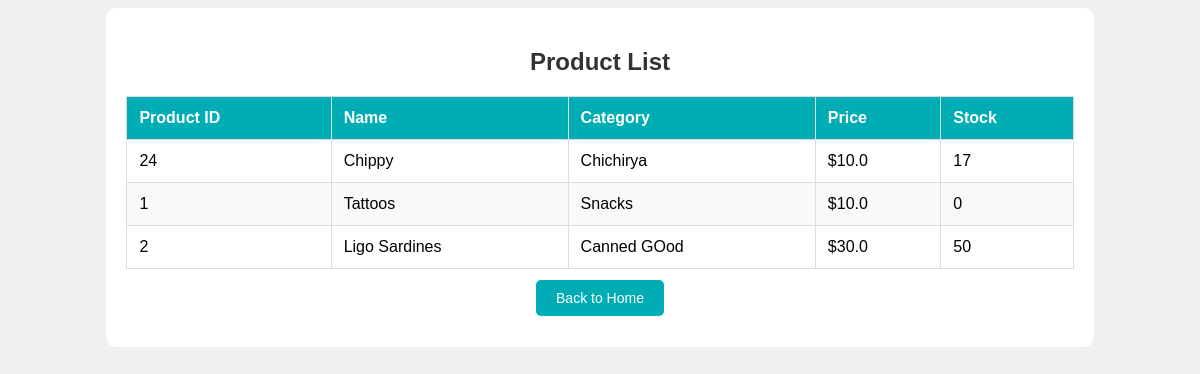
Page /view-products (signed in) on the committed database.
### tables this page shows
CREATE TABLE products (
                product_id TEXT PRIMARY KEY,
                name TEXT,
                category TEXT,
                price REAL,
                stock INTEGER
            , cost REAL);

### app.py (the view)
@app.route('/view-products')
@login_required
def view_products():
    products = inventory.load_inventory()
    return render_template('view_products.html', products=products)

### app.py (called while the page is built)
def get_db():
    if 'db' not in g:
        g.db = sqlite3.connect('data/store.db')
        g.db.execute('''CREATE TABLE IF NOT EXISTS users (
            user_id INTEGER PRIMARY KEY AUTOINCREMENT,
            username TEXT UNIQUE NOT NULL,
            password TEXT NOT NULL,
            role TEXT NOT NULL
        )''')
    return g.db

@app.teardown_request
def teardown_db(exception):
    db = g.pop('db', None)
    if db is not None:
        db.close()

@login_manager.user_loader
def load_user(user_id):
    db = get_db()
    cursor = db.execute('SELECT * FROM users WHERE user_id = ?', (user_id,))
    user_data = cursor.fetchone()
    if user_data:
        return User(user_data[0], user_data[1], user_data[2], user_data[3])
    return None

### inventory.py (called while the page is built)
    def load_inventory(self):
        cursor = self.conn.execute('SELECT * FROM products')
        products = {}
        for row in cursor:
            products[row[0]] = {
                'name': row[1],
                'category': row[2],
                'price': row[3],
                'stock': row[4]
            }
        return products

### user.py (called while the page is built)
    @property
    def is_authenticated(self):
        return True

### templates/view_products.html (shortened to what this page needs)
<!DOCTYPE html>
<html lang="en">
  <head>
  </head>
  <body>
    <div class="container">
      <h2>Product List</h2>
      {% if products %}
      <table>
        <thead>
          <tr>
            <th>Product ID</th>
            <th>Name</th>
            <th>Category</th>
            <th>Price</th>
            <th>Stock</th>
          </tr>
        </thead>
        <tbody>
          {% for product_id, product in products.items() %}
          <tr>
            <td>{{ product_id }}</td>
            <td>{{ product['name'] }}</td>
            <td>{{ product['category'] }}</td>
            <td>${{ product['price'] }}</td>
            <td>{{ product['stock'] }}</td>
          </tr>
          {% endfor %}
        </tbody>
      </table>
      {% else %}
      <p>No products available.</p>
      {% endif %}
      <div class="back-btn">
        <a href="/">Back to Home</a>
      </div>
    </div>
  </body>
</html>

### templates/view_products.html (style rules this page uses)
body { font-family: Arial, sans-serif; background-color: #f0f0f0; }
.container { width: 80%; margin: auto; padding: 20px; background-color: white; border-radius: 10px; }
h2 { color: #333; text-align: center; }
table { width: 100%; border-collapse: collapse; margin: 20px 0; }
table, th, td { border: 1px solid #ddd; }
th, td { padding: 12px; text-align: left; }
th { background-color: #00adb5; color: white; }
tr:nth-child(even) { background-color: #f9f9f9; }
a { color: #00adb5; text-decoration: none; font-size: 14px; }
.back-btn { text-align: center; margin: 20px 0; }
.back-btn a { background-color: #00adb5; color: white; padding: 10px 20px; text-decoration: none; border-radius: 5px; }

### rows in the picture
products: product_id "24", name "Chippy", category "Chichirya", price "10.0", stock "17"
products: name "Tattoos", category "Snacks", price "10.0", stock "0"
products: name "Ligo Sardines", category "Canned GOod", price "30.0", stock "50"

### other values in the picture
{{ product_id }} "1" "2"
